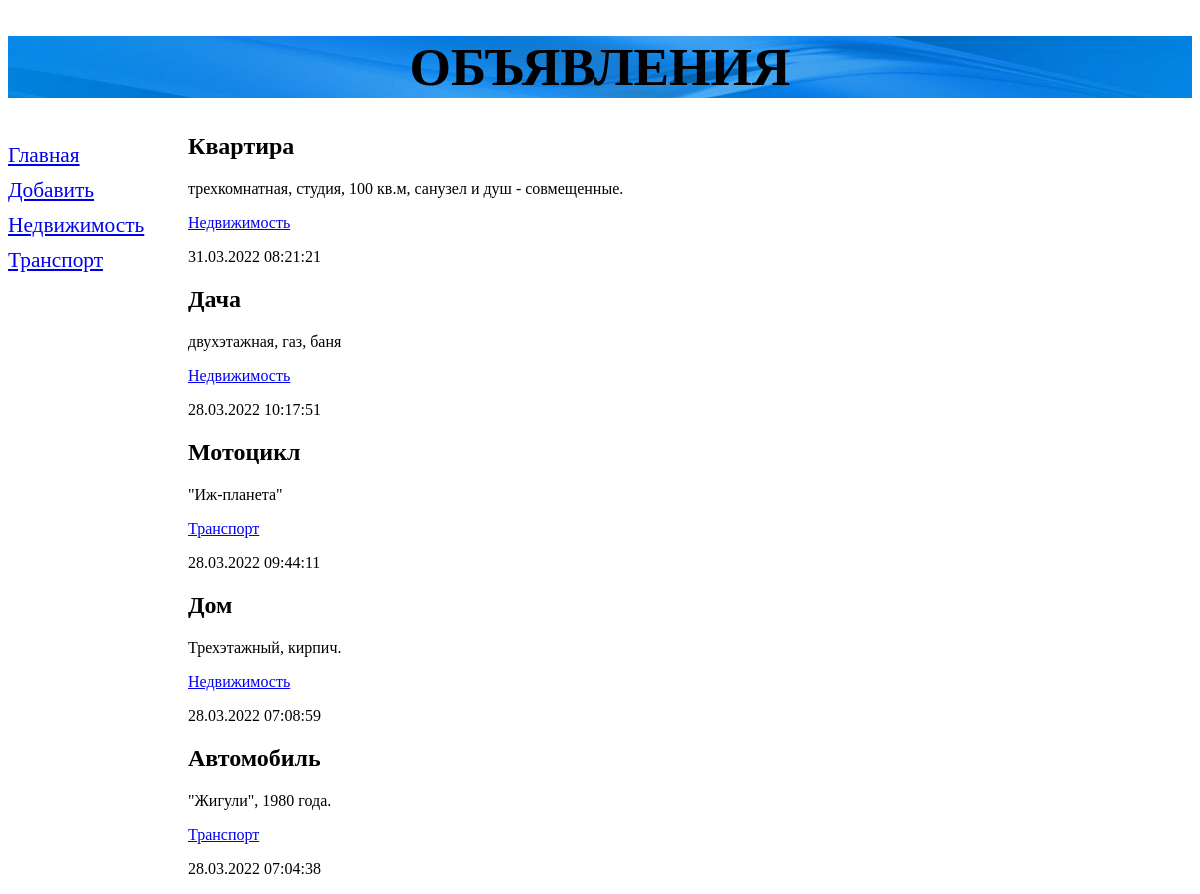
/, run on an earlier commit of the app's database.
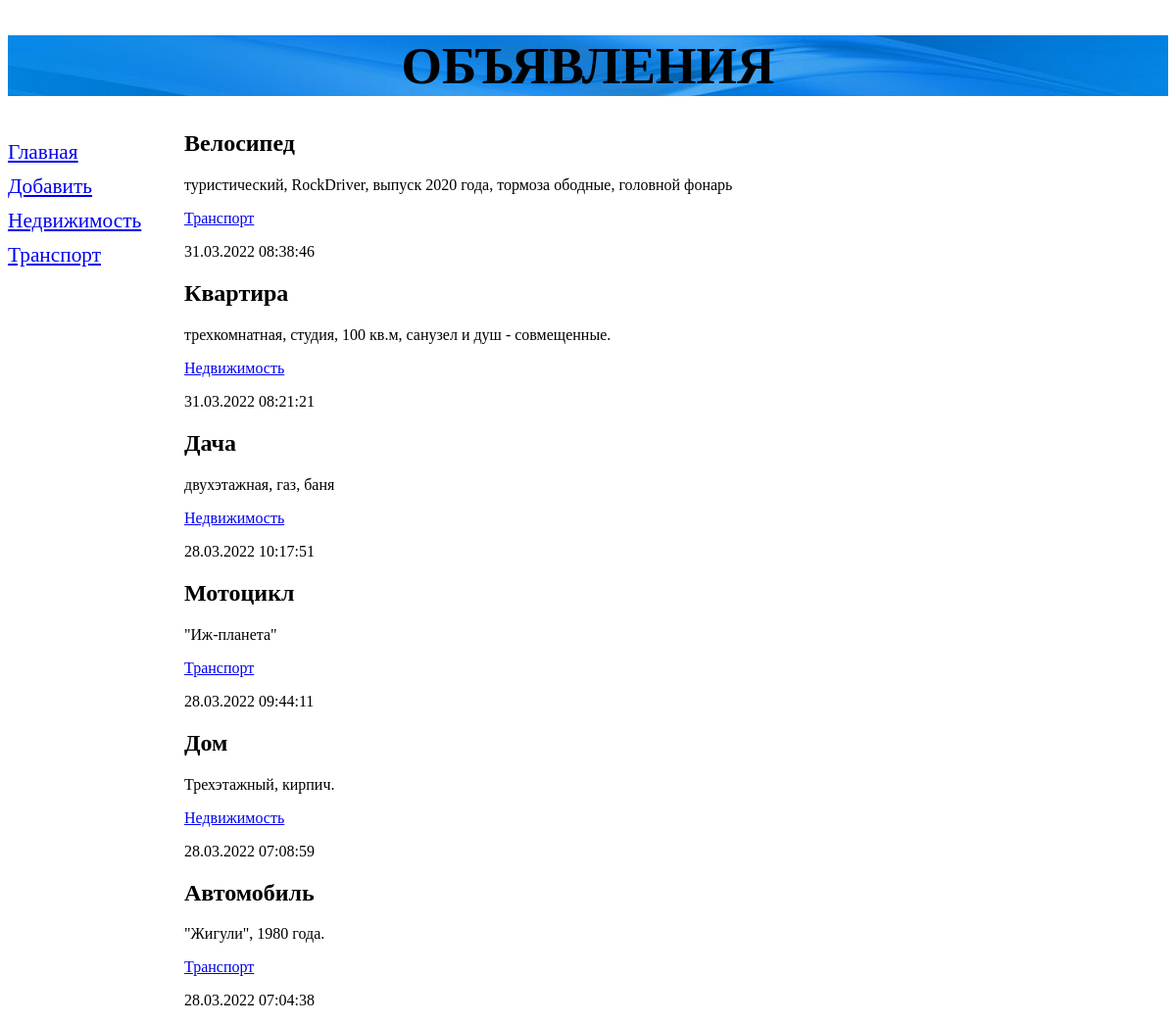
And on a later commit of the database.
### bboard/models.py (models this page shows, shortened)
class Rubric(models.Model):
    name = models.CharField(max_length=20, db_index=True, verbose_name='Название')
    class Meta:
        verbose_name_plural = "Рубрики"
        verbose_name        = "Рубрика"
        ordering            = ['name']

class Bb(models.Model):
    title       = models.CharField(max_length=50, verbose_name='Товар')
    content     = models.TextField(null=True, blank=True, verbose_name='Описание')
    price       = models.FloatField(null=True, blank=True, verbose_name='Цена')
    published   = models.DateTimeField(auto_now_add=True, db_index=True, verbose_name='Опубликовано')
    rubric      = models.ForeignKey('Rubric', null=True, verbose_name='Рубрика', on_delete=models.PROTECT)
    class Meta:
        verbose_name_plural = "Объявления"
        verbose_name        = "Объявление"
        ordering            = ['-published']

### bboard/views.py (the view)
# urls.py: path('', views.index, name='index'),
def index(request):
    bbs     = Bb.objects.all()
    rubrics = Rubric.objects.all()
    context = {
        'bbs': bbs,
        'rubrics': rubrics,
    }
    return render(request, 'bboard/index.html', context=context)

### bboard/templates/bboard/index.html
{% extends 'layout/basic.html' %}
{% block content %}
    {% for bb in bbs %}
        <div>
            <h2>{{ bb.title }}</h2>
            <p>{{ bb.content }}</p>
            <p><a href="{% url 'by_rubric' bb.rubric.pk %}/">
                {{ bb.rubric.name }}</a></p>
            <p>{{ bb.published|date:"d.m.Y H:i:s" }}</p>
        </div>
    {% endfor %}
{% endblock content %}

### bboard/templates/layout/basic.html (shortened to what this page needs)
{% load static %}
<!DOCTYPE html>
<html>
    <head>
        <link rel="stylesheet" type="text/css" href="{% static 'bboard/style.css' %}">
    </head>
    <body>
        <header>
            <h1>Объявления</h1>
        </header>
        <nav>
            <a href="{% url 'index' %}">Главная</a>
            <a href="{% url 'add' %}">Добавить</a>
            {% for rubric in rubrics %}
                <a href="{% url 'by_rubric' rubric.pk %}">
                    {{ rubric.name }}
                </a>
            {% endfor %}
        </nav>
        <section>
            {% block content %}
            {% endblock content %}
        </section>
    </body>
</html>

What changed in the data, as far as the page shows it:
added Bb: title "Велосипед", content "туристический, RockDriver, выпуск 2020 года, тормоза ободные, головной фонарь", rubric.name "Транспорт", published "31.03.2022 08:38:46"
